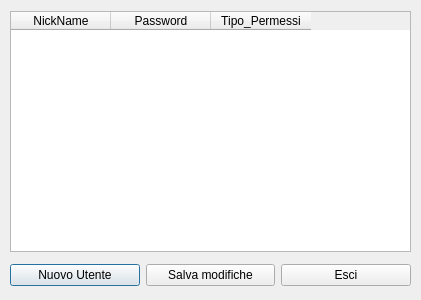
<?xml version="1.0" encoding="UTF-8"?>
<ui version="4.0">
 <class>Adminwindow</class>
 <widget class="QDialog" name="Adminwindow">
  <property name="geometry">
   <rect>
    <x>0</x>
    <y>0</y>
    <width>421</width>
    <height>300</height>
   </rect>
  </property>
  <property name="windowTitle">
   <string>Pannello Admin</string>
  </property>
  <widget class="QTableWidget" name="tableWidget">
   <property name="geometry">
    <rect>
     <x>10</x>
     <y>11</y>
     <width>401</width>
     <height>241</height>
    </rect>
   </property>
   <column>
    <property name="text">
     <string>NickName</string>
    </property>
   </column>
   <column>
    <property name="text">
     <string>Password</string>
    </property>
   </column>
   <column>
    <property name="text">
     <string>Tipo_Permessi</string>
    </property>
   </column>
  </widget>
  <widget class="QWidget" name="horizontalLayoutWidget">
   <property name="geometry">
    <rect>
     <x>10</x>
     <y>260</y>
     <width>401</width>
     <height>31</height>
    </rect>
   </property>
   <layout class="QHBoxLayout" name="horizontalLayout">
    <item>
     <widget class="QPushButton" name="pushButton_3">
      <property name="text">
       <string>Nuovo Utente</string>
      </property>
     </widget>
    </item>
    <item>
     <widget class="QPushButton" name="pushButton">
      <property name="text">
       <string>Salva modifiche</string>
      </property>
     </widget>
    </item>
    <item>
     <widget class="QPushButton" name="pushButton_2">
      <property name="text">
       <string>Esci</string>
      </property>
     </widget>
    </item>
   </layout>
  </widget>
 </widget>
 <resources/>
 <connections/>
</ui>
